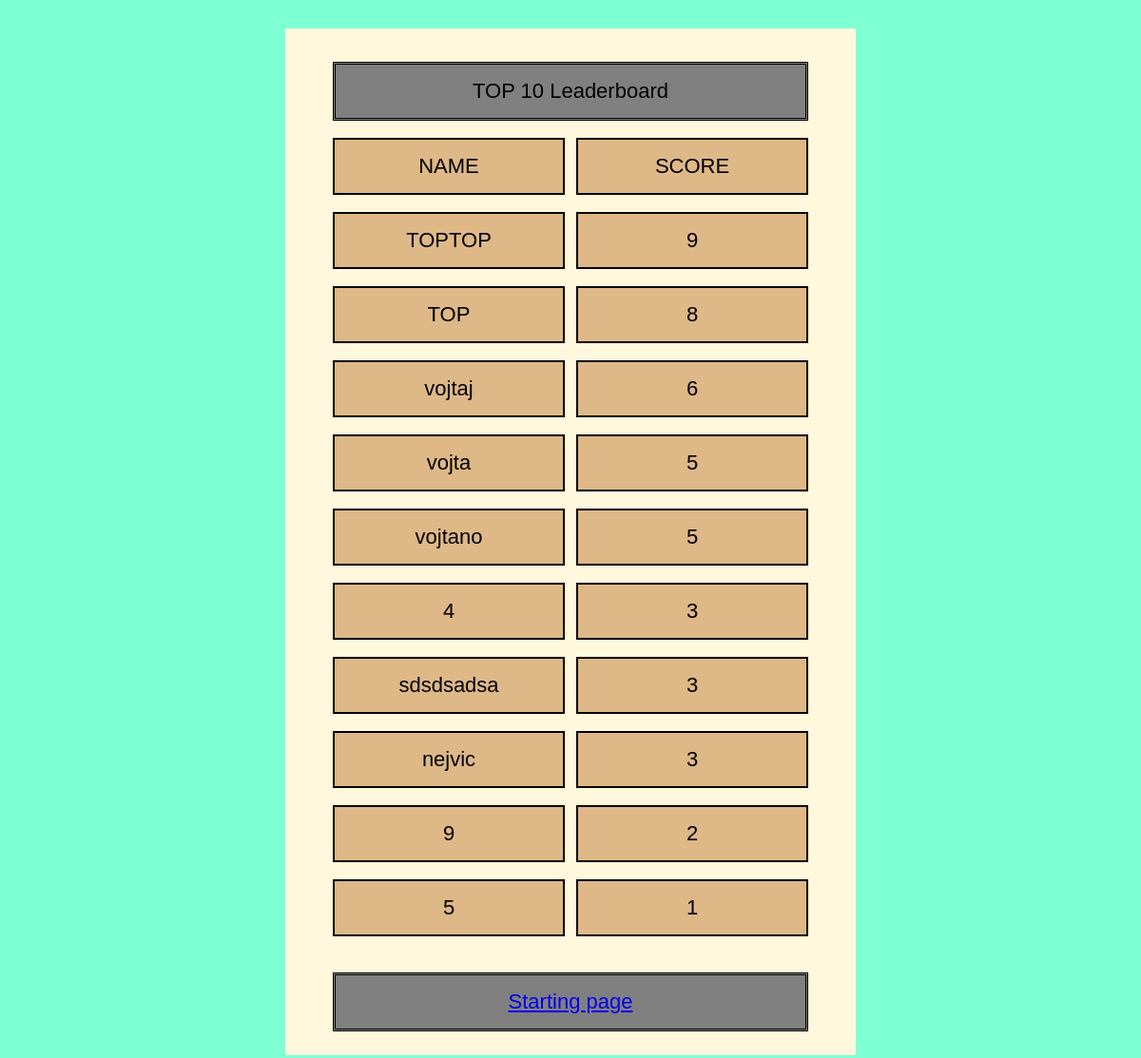
The app's page /leaderboard with its own data.
### api_site/models.py (models this page shows)
class Leaderboard(models.Model):
    username = models.CharField(max_length=50, primary_key=True,)
    score = models.IntegerField()

### api_site/views.py (the view)
# urls.py: path('leaderboard', views.leaderboard, name="leaderboard")
def leaderboard(request):
    username_score = get_leaderboard()
    return render(request, "leaderboard.html", {"username_score": username_score})

### api_site/get_leaderboard.py (called while the page is built)
def get_leaderboard():
    model = Leaderboard.objects.all()
    dict_of_objects = {}
    for item in model:
        dict_of_objects[f"{item.username}"] = f"{item.score}"
    return Counter(dict_of_objects).most_common()[:10]

### api_site/templatetags/extra_filters.py (called while the page is built)
@register.filter
def dict_item(value):
    context = value
    return context[0]

@register.filter
def dict_value(value):
    context = value
    return context[1]

### api_site/templates/leaderboard.html (shortened to what this page needs)
{% load static %}
{% load extra_filters %}
<!DOCTYPE html>
<html lang="en">
<head>
    <link href="{% static "api_site/style.css" %}" rel="stylesheet">
</head>
<body>
    <div class="wrapper">
        <div class="question">TOP 10 Leaderboard</div><br>
        <div class="name">NAME</div>
        <div class="score">SCORE</div><br><br>
        {% for item in username_score %}
        <div class="name">{{ item|dict_item }}</div>
        <div class="score">{{ item|dict_value }}</div><br><br>
        {% endfor %}
            <div class="question">
                <a href="{% url "starting-page" %}">Starting page</a>
            </div>
    </div>
</body>
</html>

### api_site/static/api_site/style.css (style rules this page uses)
body { background-color: aquamarine; background-repeat: no-repeat; background-position: inherit; font-family: 'Trebuchet MS', sans-serif; }
.wrapper { background-color:cornsilk; width: 500px; height: auto; margin: auto; margin-top: 30px; padding: 15px 50px 25px; }
.name { background-color: burlywood; display: inline-block; width: 140px; padding: 15px 50px 15px; height: auto; border: 2px solid black; font-size: 22px; text-align: center; }
.score { background-color: burlywood; width: 140px; padding: 15px 50px 15px; height: auto; border: 2px solid black; float: right; font-size: 22px; text-align: center; }
.question { background-color: grey; margin: auto; margin-top: 20px; padding: 15px 50px 15px; width: auto; height: auto; border-style: double; font-size: 22px; border-color: black; text-align: center; }

### records on screen
Leaderboard: username "TOPTOP", score "9"
Leaderboard: username "TOP", score "8"
Leaderboard: username "vojtaj", score "6"
Leaderboard: username "vojta", score "5"
Leaderboard: username "vojtano", score "5"
Leaderboard: username "sdsdsadsa", score "3"
Leaderboard: username "nejvic", score "3"

### other values on screen
{{ item|dict_item }} "4" "9" "5"
{{ item|dict_value }} "3" "2" "1"
